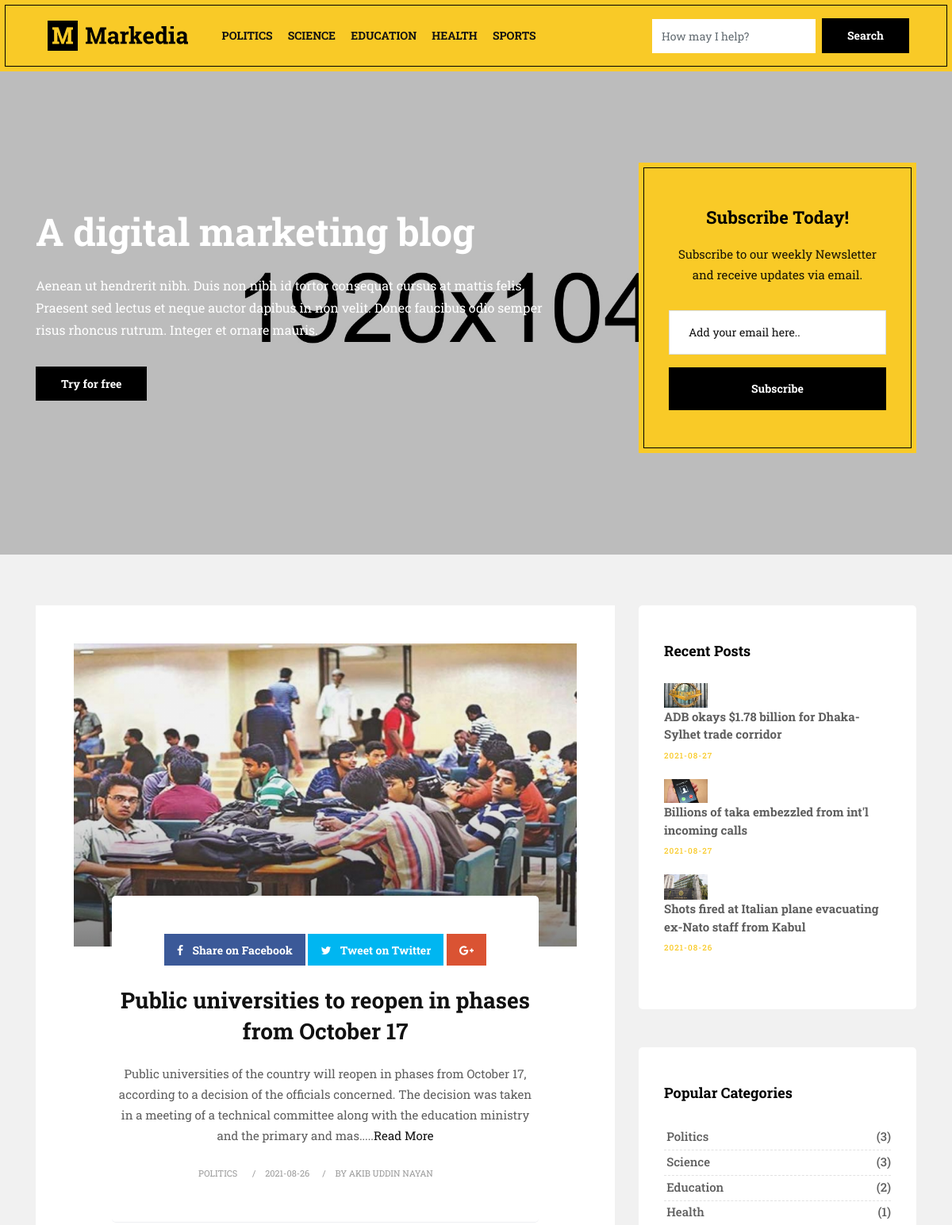
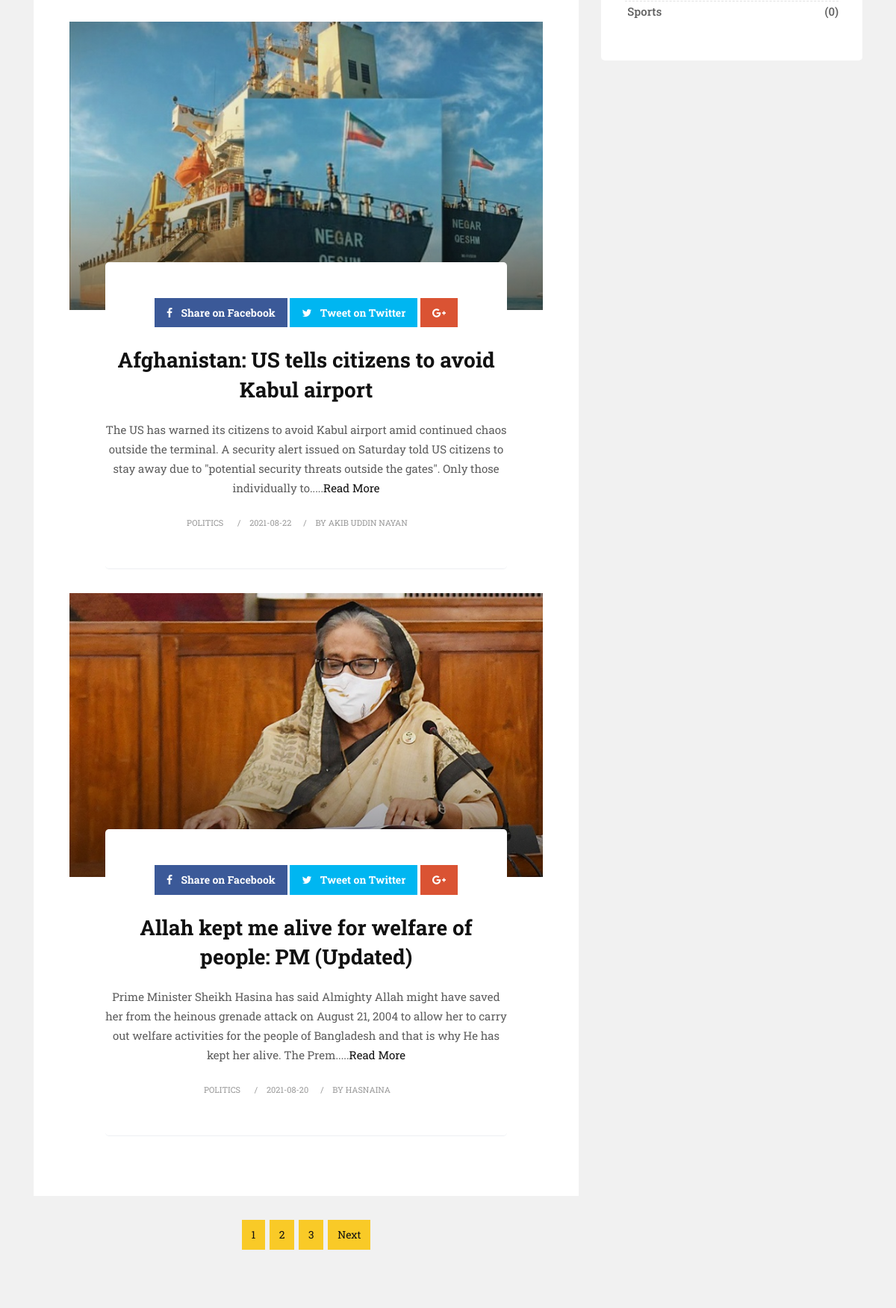
The app's page /archive.php?cat_id=2 (upper part) with its own data (2 pictures, top to bottom).
### tables this page shows
CREATE TABLE `category` (
  `c_id` int(11) NOT NULL,
  `c_name` varchar(20) NOT NULL,
  `c_desc` varchar(255) NOT NULL,
  `c_status` int(11) NOT NULL
);

CREATE TABLE `posts` (
  `p_id` int(11) NOT NULL,
  `p_title` varchar(255) NOT NULL,
  `p_image` varchar(255) NOT NULL,
  `p_author` int(11) NOT NULL,
  `p_description` text NOT NULL,
  `p_date` date NOT NULL,
  `p_category` int(11) NOT NULL,
  `p_comment` int(11) NOT NULL,
  `p_status` int(11) NOT NULL
);

CREATE TABLE `users` (
  `u_id` int(11) NOT NULL,
  `u_name` varchar(255) NOT NULL,
  `u_image` varchar(255) NOT NULL,
  `u_email` varchar(255) NOT NULL,
  `u_password` varchar(255) NOT NULL,
  `u_address` varchar(255) NOT NULL,
  `u_phone` int(11) NOT NULL,
  `u_dob` date NOT NULL,
  `u_gender` varchar(10) NOT NULL,
  `u_bio` text NOT NULL,
  `u_education` text NOT NULL,
  `u_role` int(11) NOT NULL,
  `u_status` int(11) NOT NULL
);

### archive.php (the view, shortened to what this page needs)
<?php
    include "inc/header.php";
?>
        <section id="cta" class="section">
            <div class="container">
                <div class="row">
                    <div class="col-lg-8 col-md-12 align-self-center">
                        <h2>A digital marketing blog</h2>
                        <p class="lead"> Aenean ut hendrerit nibh. Duis non nibh id tortor consequat cursus at mattis felis. Praesent sed lectus et neque auctor dapibus in non velit. Donec faucibus odio semper risus rhoncus rutrum. Integer et ornare mauris.</p>
                        <a href="#" class="btn btn-primary">Try for free</a>
                    </div>
                    <div class="col-lg-4 col-md-12">
                        <div class="newsletter-widget text-center align-self-center">
                            <h3>Subscribe Today!</h3>
                            <p>Subscribe to our weekly Newsletter and receive updates via email.</p>
                            <form class="form-inline" method="post">
                                <input type="text" name="email" placeholder="Add your email here.." required class="form-control" />
                                <input type="submit" value="Subscribe" class="btn btn-default btn-block" />
                            </form>
                        </div>
                    </div>
                </div>
            </div>
        </section>
        <section class="section lb">
            <div class="container">
                <div class="row">
                    <div class="col-lg-8 col-md-12 col-sm-12 col-xs-12">
                        <div class="page-wrapper">
                            <div class="blog-custom-build">
                                <?php
                                    if(isset($_GET['cat_id'])){
                                        $category_id = $_GET['cat_id'];
                                        $query = "SELECT * FROM posts WHERE p_category = '$category_id' ORDER BY p_id DESC";
                                        $all_posts = mysqli_query($db, $query);
                                        $postCount = mysqli_num_rows($all_posts);
                                        if($postCount > 0){
                                            while ($row = mysqli_fetch_assoc($all_posts)) {
                                            $p_id              = $row['p_id'];
                                            $p_title           = $row['p_title'];
                                            $p_image           = $row['p_image'];
                                            $p_author          = $row['p_author'];
                                            $p_description     = $row['p_description'];
                                            $p_date            = $row['p_date'];
                                            $p_category        = $row['p_category'];
                                            $p_status          = $row['p_status'];
                                            if($p_status == 1){
                                                ?>
                                                <div class="blog-box wow fadeIn">
                                                <div class="post-media">
                                                <a href="single-post.php?post_id=<?php echo $p_id;?>&cat_id=<?php echo $category_id;?>" title="">
                                                    <img src="admin/image/posts/<?php echo $p_image;?>" alt="" class="img-fluid">
                                                    <div class="hovereffect">
                                                    </div>
                                                </a>
                                                </div>
                                            <div class="blog-meta big-meta text-center">
                                                <div class="post-sharing">
                                                    <ul class="list-inline">
                                                        <li><a href="#" class="fb-button btn btn-primary"><i class="fa fa-facebook"></i> <span class="down-mobile">Share on Facebook</span></a></li>
                                                        <li><a href="#" class="tw-button btn btn-primary"><i class="fa fa-twitter"></i> <span class="down-mobile">Tweet on Twitter</span></a></li>
                                                        <li><a href="#" class="gp-button btn btn-primary"><i class="fa fa-google-plus"></i></a></li>
                                                    </ul>
                                                </div>
                                                <h4><a href="single-post.php?post_id=<?php echo $p_id;?>&cat_id=<?php echo $category_id;?>" title=""><?php echo $p_title;?></a></h4>
                                                <p><?php echo substr($p_description, 0,250).".....";?><a href="single-post.php?post_id=<?php echo $p_id;?>&cat_id=<?php echo $category_id;?>">Read More</a></p>
                                                <small><a href="" title="">
                                                    <?php
                                                        $cat_name = "SELECT c_name FROM category WHERE c_id = '$p_category'";
                                                        $c_res = mysqli_query($db, $cat_name);
                                                        while ($row = mysqli_fetch_assoc($c_res)) {
                                                            $c_name = $row['c_name'];
                                                        }
                                                        echo $c_name;
                                                     ?>
                                                </a></small>
                                                <small><a href="" title=""><?php echo $p_date;?></a></small>
                                                <small><a href="#" title="">by
                                                    <?php
                                                        $user_name = "SELECT u_name FROM users WHERE u_id  = '$p_author'";
                                                        $u_res = mysqli_query($db, $user_name);
                                                        while ($row = mysqli_fetch_assoc($u_res)) {
                                                            $u_name = $row['u_name'];
                                                        }
                                                        echo $u_name;
                                                    ?>
                                                </a></small>
                                            </div>
                                        </div>
                                                <?php
                                            }
                                            }
                                        }
                                        else{
                                            echo "<span class='alert bg-danger' style='color:#fff;'>No Posts Are Available!</span>";
                                        }
                                    }
                                ?>
                            </div>
                        </div>
                        <div class="row">
                            <div class="col-md-12">
                                <nav aria-label="Page navigation">
                                    <ul class="pagination justify-content-center">
                                        <li class="page-item"><a class="page-link" href="#">1</a></li>
                                        <li class="page-item"><a class="page-link" href="#">2</a></li>
                                        <li class="page-item"><a class="page-link" href="#">3</a></li>
                                        <li class="page-item">
                                            <a class="page-link" href="#">Next</a>
                                        </li>
                                    </ul>
                                </nav>
                            </div>
                        </div>
                    </div>
                    <div class="col-lg-4 col-md-12 col-sm-12 col-xs-12">
                        <?php
                            include "inc/sidebar.php";
                        ?>
                    </div>
                </div>
            </div>
        </section>
<?php
    include "inc/footer.php";
?>

### inc/header.php (shortened to what this page needs)
<?php
    include "admin/inc/functions.php";
?>
<!DOCTYPE html>
<html lang="en">
    <link href="css/bootstrap.css" rel="stylesheet">
    <link href="css/font-awesome.min.css" rel="stylesheet">
    <link href="style.css" rel="stylesheet">
    <link href="css/animate.css" rel="stylesheet">
    <link href="css/responsive.css" rel="stylesheet">
    <link href="css/colors.css" rel="stylesheet">
    <link href="css/version/marketing.css" rel="stylesheet">
</head>
<body>
    <div id="wrapper">
        <header class="market-header header">
            <div class="container-fluid">
                <nav class="navbar navbar-toggleable-md navbar-inverse fixed-top bg-inverse">
                    <a class="navbar-brand" href="index.php"><img src="images/version/market-logo.png" alt=""></a>
                    <div class="collapse navbar-collapse" id="navbarCollapse">
                        <ul class="navbar-nav mr-auto">
                            <?php
                                $sql2 = "SELECT * FROM category";
                                $result = mysqli_query($db, $sql2);
                                while ($row = mysqli_fetch_assoc($result)) {
                                    $c_id       = $row['c_id'];
                                    $c_name     = $row['c_name'];
                                    $c_status   = $row['c_status'];
                                    if($c_status == 1){
                                        ?>
                                        <li class="nav-item">
                                            <a class="nav-link" href="archive.php?cat_id=<?php echo $c_id;?>"><?php echo $c_name;?></a>
                                        </li>
                                        <?php
                                    }
                                }
                            ?>
                        </ul>
                        <form class="form-inline" action="search.php" method="GET">
                            <input class="form-control mr-sm-2" type="text" placeholder="How may I help?" name="search_text">
                            <button class="btn btn-outline-success my-2 my-sm-0" type="submit" name="searchbtn">Search</button>
                        </form>
                    </div>
                </nav>
            </div>
        </header>

### inc/sidebar.php (shortened to what this page needs)
<div class="sidebar">
    <div class="widget">
        <h2 class="widget-title">Recent Posts</h2>
        <div class="blog-list-widget">
            <div class="list-group">
                <?php
                    $query = "SELECT * FROM posts ORDER BY p_id DESC LIMIT 3";
                    $all_posts = mysqli_query($db, $query);
                    while ($row = mysqli_fetch_assoc($all_posts)) {
                        $p_id              = $row['p_id'];
                        $p_title           = $row['p_title'];
                        $p_image           = $row['p_image'];
                        $p_date            = $row['p_date'];
                        ?>
                        <a href="" class="list-group-item list-group-item-action flex-column align-items-start">
                            <div class="w-100 justify-content-between">
                                <img src="admin/image/posts/<?php echo $p_image;?>" alt="" class="img-fluid float-left">
                                <h5 class="mb-1">
                                    <a href="single-post.php?post_id=<?php echo $p_id;?>&cat_id=<?php echo $category_id;?>"><?php echo $p_title;?></a>
                                    </h5>
                                <small><?php echo $p_date;?></small>
                            </div>
                        </a>
                        <?php
                    }
                ?>
            </div>
        </div>
    </div>
    <div class="widget">
        <h2 class="widget-title">Popular Categories</h2>
        <div class="link-widget">
            <ul>
                <?php
                    $sql2 = "SELECT * FROM category";
                    $result = mysqli_query($db, $sql2);
                    while ($row = mysqli_fetch_assoc($result)) {
                        $c_id       = $row['c_id'];
                        $c_name     = $row['c_name'];
                        $c_status   = $row['c_status'];
                        $sql3 = "SELECT * FROM posts WHERE p_category = '$c_id'";
                        $result3 = mysqli_query($db, $sql3);
                        $postCount = mysqli_num_rows($result3);
                        if($c_status == 1){
                            ?>
                            <li><a href="archive.php?cat_id=<?php echo $c_id;?>"><?php echo $c_name;?> <span>(<?php echo $postCount;?>)</span></a></li>
                            <?php
                        }
                    }
                ?>
            </ul>
        </div>
    </div>
</div>

### records on screen
category: c_name "POLITICS", c_name "Politics", postCount "3"
category: c_name "SCIENCE", c_name "Science", postCount "3"
category: c_name "EDUCATION", c_name "Education", postCount "2"
category: c_name "HEALTH", c_name "Health", postCount "1"
category: c_name "SPORTS", c_name "Sports", postCount "0"
posts: p_image (picture), p_title "Public universities to reopen in phases from October 17", p_description "Public universities of the country will reopen in phases from October 17, according to a decision of the officials concerned. The decision was taken in a meeting of a technical committee along with the education ministry and the primary and mas", category.c_name "POLITICS", p_date "2021-08-26", users.u_name "AKIB UDDIN NAYAN"
posts: p_image (picture), p_title "Afghanistan: US tells citizens to avoid Kabul airport", p_description "The US has warned its citizens to avoid Kabul airport amid continued chaos outside the terminal. A security alert issued on Saturday told US citizens to stay away due to \"potential security threats outside the gates\". Only those individually to", category.c_name "POLITICS", p_date "2021-08-22", users.u_name "AKIB UDDIN NAYAN"
posts: p_image (picture), p_title "Allah kept me alive for welfare of people: PM (Updated)", p_description "Prime Minister Sheikh Hasina has said Almighty Allah might have saved her from the heinous grenade attack on August 21, 2004 to allow her to carry out welfare activities for the people of Bangladesh and that is why He has kept her alive. The Prem", category.c_name "POLITICS", p_date "2021-08-20", users.u_name "HASNAINA"
posts: p_image (picture), p_title "ADB okays $1.78 billion for Dhaka-Sylhet trade corridor", p_date "2021-08-27"
posts: p_image (picture), p_title "Billions of taka embezzled from int'l incoming calls", p_date "2021-08-27"
posts: p_image (picture), p_title "Shots fired at Italian plane evacuating ex-Nato staff from Kabul", p_date "2021-08-26"
